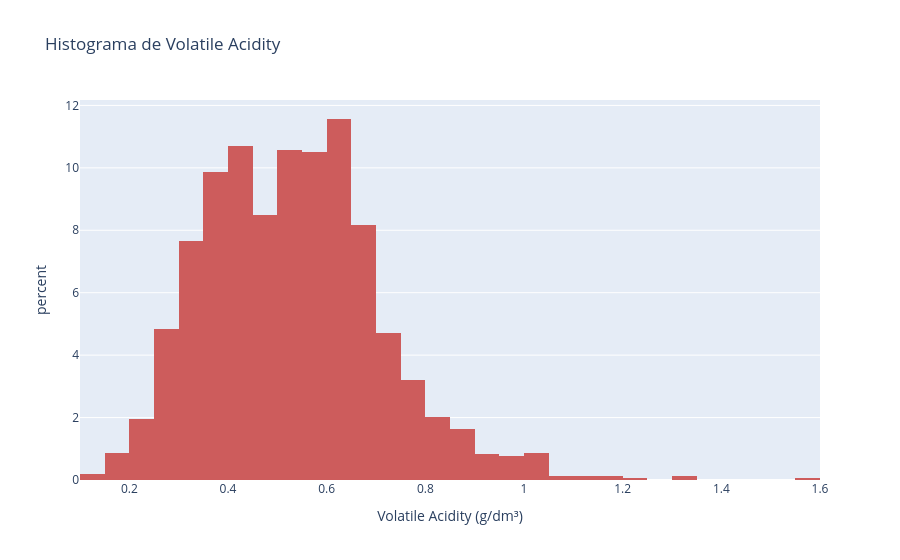

Source (notebook cell):
### Code cell
px.histogram(df,
             x='volatile acidity',
             title='Histograma de Volatile Acidity',
             color_discrete_sequence=['indianred'],
             labels={'volatile acidity': 'Volatile Acidity'},
             barmode="group",
             histnorm="percent", 
             nbins=60).show()

### Figure 1 — Plotly figure (JSON) as saved in the notebook; plotly's stock layout.template omitted (floating-point values rounded to 4 significant figures; data arrays with more than 128 entries replaced by an {"elided": "..."} marker saying what was removed)
{"data": [{"alignmentgroup": "True", "bingroup": "x", "histnorm": "percent", "hovertemplate": "Volatile Acidity (g/dm³)=%{x}<br>percent=%{y}<extra></extra>", "legendgroup": "", "marker": {"color": "indianred", "pattern": {"shape": ""}}, "name": "", "nbinsx": 60, "offsetgroup": "", "orientation": "v", "showlegend": false, "type": "histogram", "x": {"elided": "1591 float values"}, "xaxis": "x", "yaxis": "y"}], "layout": {"barmode": "group", "legend": {"tracegroupgap": 0}, "title": {"text": "Histograma de Volatile Acidity"}, "xaxis": {"anchor": "y", "domain": [0, 1], "title": {"text": "Volatile Acidity (g/dm³)"}}, "yaxis": {"anchor": "x", "domain": [0, 1], "title": {"text": "percent"}}}}
